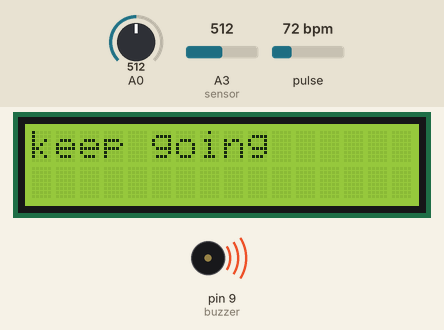
A sketch run on a simulated Arduino Uno, built with avr-gcc and run on an emulated ATmega328P. Parts: 16×2 character LCD, buzzer (waves = sounding, pin HIGH). The inputs (shaded band) are chosen by the test bench; at power-on: A3 (sensor) = 512, A0 = 512, pulse 72 bpm. What the sketch prints to the serial monitor is not drawn.

Above: at 1.2 s.
1.3 s: A3 (sensor) set to 53
4.4 s: A3 (sensor) set to 45
At 5.3 s:
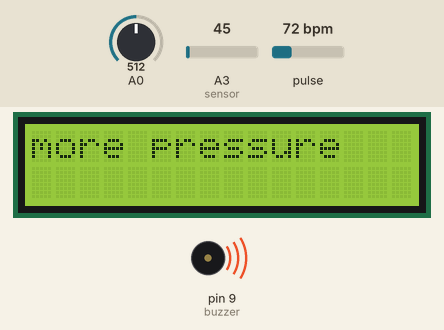
7.5 s: A3 (sensor) set to 122
At 7.9 s:
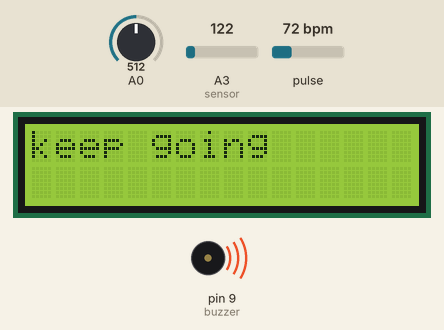
10.1 s: A3 (sensor) set to 40
At 10.6 s:
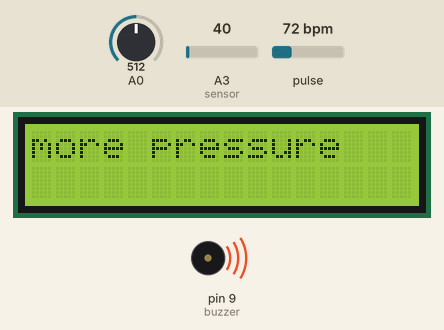
Timing chart, 0 to 13.1 s (numbered marks = the images above; inputs shaded):
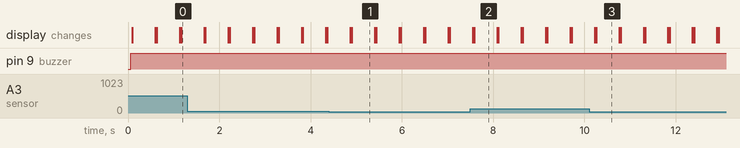

The sketch:

sketch_dec2c.ino
```cpp
#define USE_ARDUINO_INTERRUPTS true
#include <PulseSensorPlayground.h>
#include <LiquidCrystal_I2C.h>


const int PulseWire = A0;
const int buzzer = 9;
int Threshold = 30;
int sensor = A3;

PulseSensorPlayground pulseSensor;
LiquidCrystal_I2C lcd(0x27, 16, 2);

void setup() {

  Serial.begin(9600);
  pinMode(buzzer,HIGH);
  pulseSensor.analogInput(PulseWire);
  pulseSensor.setThreshold(Threshold);

   if (pulseSensor.begin()) {
    Serial.println("We created a pulseSensor Object !");
  }
  Serial.begin(115200);
  lcd.init();
  lcd.backlight();
}


void loop() {

 int myBPM = pulseSensor.getBeatsPerMinute();


if (myBPM > Threshold) {
 Serial.println("A HeartBeat Happened ! ");
 Serial.print("BPM: ");
 Serial.println(myBPM);
 digitalWrite(buzzer, HIGH);
}

else {
  digitalWrite(buzzer,LOW);
}

  delay(20);

if(analogRead(sensor)<50) {
    lcd.setCursor(0,0);
    lcd.print("more pressure");
  }
  else {
    lcd.setCursor(0,0);
    lcd.print("keep going");
  }
  int value = analogRead(A0);

  delay(500);
  lcd.clear();
}
```

Measured:
- the behaviour switches between 50 and 49 on A3 (sensor) (found by bisection; images 0 and 1)
- after the input at 4.4 s, the display: first differs from a run without the input after 0.50 s (image 1)
- after the input at 7.5 s, the display: first differs from a run without the input after 0.08 s (image 2)
- after the input at 10.1 s, the display: first differs from a run without the input after 0.15 s (image 3)
- what the display in image 1 shows lasts 0.5 s, from 4.9 s to 5.4 s
